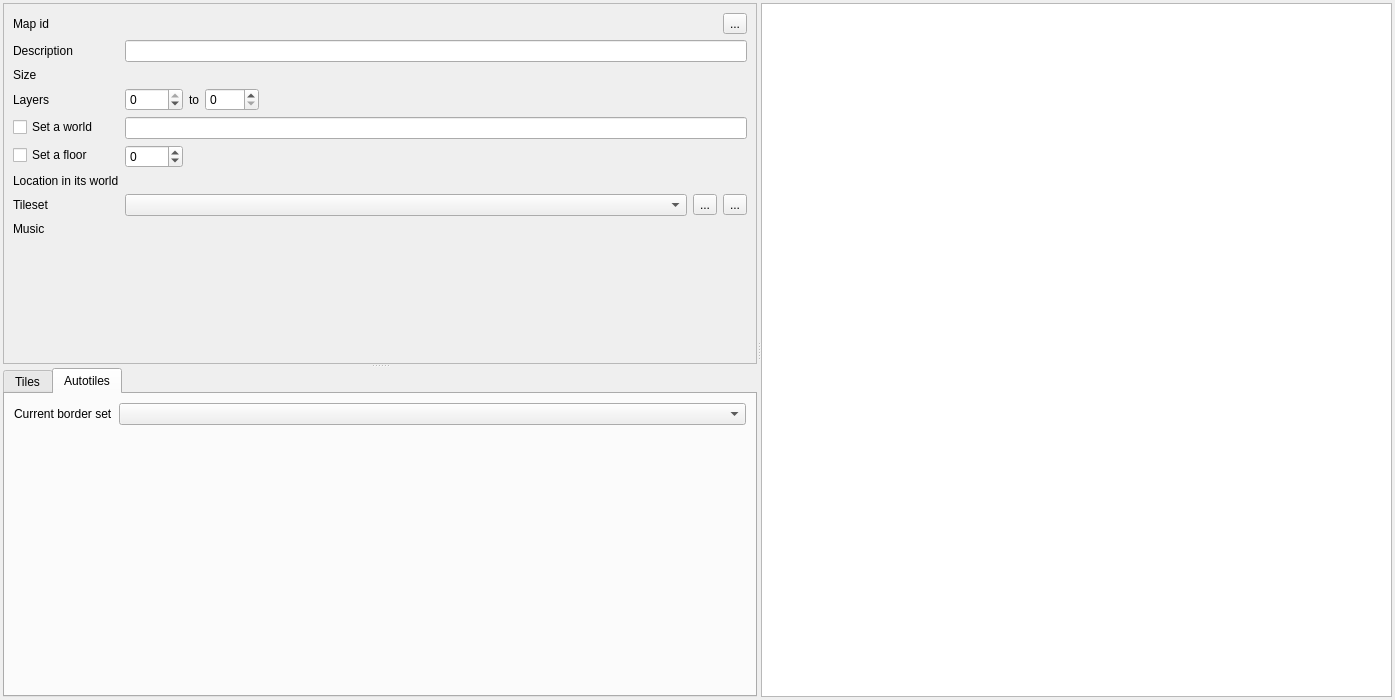
<?xml version="1.0" encoding="UTF-8"?>
<ui version="4.0">
 <class>SolarusEditor::MapEditor</class>
 <widget class="QWidget" name="SolarusEditor::MapEditor">
  <property name="geometry">
   <rect>
    <x>0</x>
    <y>0</y>
    <width>1395</width>
    <height>700</height>
   </rect>
  </property>
  <property name="windowTitle">
   <string>Map editor</string>
  </property>
  <layout class="QHBoxLayout" name="horizontalLayout">
   <property name="leftMargin">
    <number>3</number>
   </property>
   <property name="topMargin">
    <number>3</number>
   </property>
   <property name="rightMargin">
    <number>3</number>
   </property>
   <property name="bottomMargin">
    <number>3</number>
   </property>
   <item>
    <widget class="QSplitter" name="splitter">
     <property name="orientation">
      <enum>Qt::Horizontal</enum>
     </property>
     <widget class="QWidget" name="map_side_view" native="true">
      <property name="sizePolicy">
       <sizepolicy hsizetype="Ignored" vsizetype="Expanding">
        <horstretch>0</horstretch>
        <verstretch>0</verstretch>
       </sizepolicy>
      </property>
      <layout class="QVBoxLayout" name="verticalLayout_2">
       <property name="leftMargin">
        <number>0</number>
       </property>
       <property name="topMargin">
        <number>0</number>
       </property>
       <property name="rightMargin">
        <number>0</number>
       </property>
       <property name="bottomMargin">
        <number>0</number>
       </property>
       <item>
        <widget class="QSplitter" name="map_side_splitter">
         <property name="orientation">
          <enum>Qt::Vertical</enum>
         </property>
         <widget class="QScrollArea" name="map_properties_scroll_area">
          <property name="widgetResizable">
           <bool>true</bool>
          </property>
          <widget class="QWidget" name="map_properties_view">
           <property name="geometry">
            <rect>
             <x>0</x>
             <y>0</y>
             <width>817</width>
             <height>387</height>
            </rect>
           </property>
           <property name="sizePolicy">
            <sizepolicy hsizetype="Expanding" vsizetype="Expanding">
             <horstretch>0</horstretch>
             <verstretch>0</verstretch>
            </sizepolicy>
           </property>
           <layout class="QFormLayout" name="formLayout">
            <item row="0" column="0">
             <widget class="QLabel" name="map_id_label">
              <property name="toolTip">
               <string/>
              </property>
              <property name="text">
               <string>Map id</string>
              </property>
             </widget>
            </item>
            <item row="0" column="1">
             <layout class="QHBoxLayout" name="horizontalLayout_2">
              <item>
               <widget class="QLabel" name="map_id_field">
                <property name="toolTip">
                 <string>Filename of the map (without extension)</string>
                </property>
                <property name="text">
                 <string/>
                </property>
               </widget>
              </item>
              <item>
               <widget class="QToolButton" name="open_script_button">
                <property name="toolTip">
                 <string>Open map script</string>
                </property>
                <property name="text">
                 <string>...</string>
                </property>
                <property name="icon">
                 <iconset resource="../../resources/images.qrc">
                  <normaloff>:/images/icon_script.png</normaloff>:/images/icon_script.png</iconset>
                </property>
                <property name="iconSize">
                 <size>
                  <width>24</width>
                  <height>24</height>
                 </size>
                </property>
               </widget>
              </item>
             </layout>
            </item>
            <item row="1" column="0">
             <widget class="QLabel" name="description_label">
              <property name="toolTip">
               <string/>
              </property>
              <property name="text">
               <string>Description</string>
              </property>
             </widget>
            </item>
            <item row="1" column="1">
             <widget class="QLineEdit" name="description_field">
              <property name="sizePolicy">
               <sizepolicy hsizetype="Expanding" vsizetype="Fixed">
                <horstretch>0</horstretch>
                <verstretch>0</verstretch>
               </sizepolicy>
              </property>
              <property name="toolTip">
               <string>User-friendly description to show in the editor</string>
              </property>
             </widget>
            </item>
            <item row="2" column="0">
             <widget class="QLabel" name="size_label">
              <property name="text">
               <string>Size</string>
              </property>
             </widget>
            </item>
            <item row="2" column="1">
             <widget class="SolarusEditor::PairSpinBox" name="size_field" native="true"/>
            </item>
            <item row="3" column="0">
             <widget class="QLabel" name="layers_label">
              <property name="text">
               <string>Layers</string>
              </property>
             </widget>
            </item>
            <item row="3" column="1">
             <layout class="QHBoxLayout" name="horizontal_layout_6">
              <item>
               <widget class="QSpinBox" name="min_layer_field">
                <property name="maximumSize">
                 <size>
                  <width>70</width>
                  <height>16777215</height>
                 </size>
                </property>
                <property name="minimum">
                 <number>-9999</number>
                </property>
                <property name="maximum">
                 <number>0</number>
                </property>
               </widget>
              </item>
              <item>
               <widget class="QLabel" name="layer_range_label">
                <property name="text">
                 <string>to</string>
                </property>
               </widget>
              </item>
              <item>
               <widget class="QSpinBox" name="max_layer_field">
                <property name="maximumSize">
                 <size>
                  <width>70</width>
                  <height>16777215</height>
                 </size>
                </property>
                <property name="maximum">
                 <number>9999</number>
                </property>
               </widget>
              </item>
              <item>
               <spacer name="horizontal_spacer">
                <property name="orientation">
                 <enum>Qt::Horizontal</enum>
                </property>
                <property name="sizeHint" stdset="0">
                 <size>
                  <width>40</width>
                  <height>20</height>
                 </size>
                </property>
               </spacer>
              </item>
             </layout>
            </item>
            <item row="4" column="0">
             <widget class="QCheckBox" name="world_check_box">
              <property name="text">
               <string>Set a world</string>
              </property>
             </widget>
            </item>
            <item row="4" column="1">
             <widget class="QLineEdit" name="world_field">
              <property name="toolTip">
               <string>A name to group maps together</string>
              </property>
             </widget>
            </item>
            <item row="5" column="0">
             <widget class="QCheckBox" name="floor_check_box">
              <property name="text">
               <string>Set a floor</string>
              </property>
             </widget>
            </item>
            <item row="5" column="1">
             <layout class="QHBoxLayout" name="horizontal_layout_4">
              <item>
               <widget class="QSpinBox" name="floor_field">
                <property name="maximumSize">
                 <size>
                  <width>70</width>
                  <height>16777215</height>
                 </size>
                </property>
                <property name="toolTip">
                 <string>Floor number of the map</string>
                </property>
                <property name="minimum">
                 <number>-9999</number>
                </property>
                <property name="maximum">
                 <number>9999</number>
                </property>
               </widget>
              </item>
              <item>
               <spacer name="horizontal_spacer_3">
                <property name="orientation">
                 <enum>Qt::Horizontal</enum>
                </property>
                <property name="sizeHint" stdset="0">
                 <size>
                  <width>40</width>
                  <height>20</height>
                 </size>
                </property>
               </spacer>
              </item>
             </layout>
            </item>
            <item row="6" column="0">
             <widget class="QLabel" name="location_label">
              <property name="text">
               <string>Location in its world</string>
              </property>
             </widget>
            </item>
            <item row="6" column="1">
             <widget class="SolarusEditor::PairSpinBox" name="location_field" native="true"/>
            </item>
            <item row="7" column="0">
             <widget class="QLabel" name="tileset_label">
              <property name="text">
               <string>Tileset</string>
              </property>
             </widget>
            </item>
            <item row="7" column="1">
             <layout class="QHBoxLayout" name="horizontal_layout_5">
              <item>
               <widget class="SolarusEditor::ResourceSelector" name="tileset_field">
                <property name="toolTip">
                 <string>Tileset of the map</string>
                </property>
               </widget>
              </item>
              <item>
               <widget class="QToolButton" name="tileset_refresh_button">
                <property name="toolTip">
                 <string>Refresh tileset</string>
                </property>
                <property name="text">
                 <string>...</string>
                </property>
                <property name="icon">
                 <iconset resource="../../resources/images.qrc">
                  <normaloff>:/images/icon_refresh.png</normaloff>:/images/icon_refresh.png</iconset>
                </property>
                <property name="iconSize">
                 <size>
                  <width>24</width>
                  <height>24</height>
                 </size>
                </property>
               </widget>
              </item>
              <item>
               <widget class="QToolButton" name="tileset_edit_button">
                <property name="toolTip">
                 <string>Edit tileset</string>
                </property>
                <property name="text">
                 <string>...</string>
                </property>
                <property name="icon">
                 <iconset resource="../../resources/images.qrc">
                  <normaloff>:/images/icon_edit.png</normaloff>:/images/icon_edit.png</iconset>
                </property>
                <property name="iconSize">
                 <size>
                  <width>24</width>
                  <height>24</height>
                 </size>
                </property>
               </widget>
              </item>
             </layout>
            </item>
            <item row="8" column="0">
             <widget class="QLabel" name="music_label">
              <property name="text">
               <string>Music</string>
              </property>
             </widget>
            </item>
            <item row="8" column="1">
             <widget class="SolarusEditor::MusicChooser" name="music_field" native="true"/>
            </item>
           </layout>
          </widget>
         </widget>
         <widget class="QTabWidget" name="tileset_tab_widget">
          <property name="currentIndex">
           <number>1</number>
          </property>
          <widget class="QWidget" name="patterns_tab">
           <attribute name="title">
            <string>Tiles</string>
           </attribute>
           <layout class="QVBoxLayout" name="verticalLayout">
            <property name="leftMargin">
             <number>0</number>
            </property>
            <property name="topMargin">
             <number>0</number>
            </property>
            <property name="rightMargin">
             <number>0</number>
            </property>
            <property name="bottomMargin">
             <number>0</number>
            </property>
            <item>
             <widget class="SolarusEditor::TilesetView" name="tileset_view">
              <property name="sizePolicy">
               <sizepolicy hsizetype="Expanding" vsizetype="Expanding">
                <horstretch>0</horstretch>
                <verstretch>0</verstretch>
               </sizepolicy>
              </property>
             </widget>
            </item>
           </layout>
          </widget>
          <widget class="QWidget" name="border_sets_tab">
           <attribute name="title">
            <string>Autotiles</string>
           </attribute>
           <layout class="QVBoxLayout" name="verticalLayout_3">
            <item>
             <layout class="QFormLayout" name="border_sets_layout">
              <item row="0" column="0">
               <widget class="QLabel" name="current_border_set_label">
                <property name="text">
                 <string>Current border set</string>
                </property>
               </widget>
              </item>
              <item row="0" column="1">
               <widget class="SolarusEditor::BorderSetSelector" name="current_border_sets_selector"/>
              </item>
             </layout>
            </item>
           </layout>
          </widget>
         </widget>
        </widget>
       </item>
      </layout>
     </widget>
     <widget class="QWidget" name="layoutWidget">
      <layout class="QVBoxLayout" name="entity_creation_layout">
       <item>
        <widget class="SolarusEditor::MapView" name="map_view"/>
       </item>
      </layout>
     </widget>
    </widget>
   </item>
  </layout>
 </widget>
 <customwidgets>
  <customwidget>
   <class>SolarusEditor::TilesetView</class>
   <extends>QGraphicsView</extends>
   <header>widgets/tileset_view.h</header>
  </customwidget>
  <customwidget>
   <class>SolarusEditor::ResourceSelector</class>
   <extends>QComboBox</extends>
   <header>widgets/resource_selector.h</header>
  </customwidget>
  <customwidget>
   <class>SolarusEditor::PairSpinBox</class>
   <extends>QWidget</extends>
   <header>widgets/pair_spin_box.h</header>
   <container>1</container>
  </customwidget>
  <customwidget>
   <class>SolarusEditor::MapView</class>
   <extends>QGraphicsView</extends>
   <header>widgets/map_view.h</header>
  </customwidget>
  <customwidget>
   <class>SolarusEditor::MusicChooser</class>
   <extends>QWidget</extends>
   <header>widgets/music_chooser.h</header>
   <container>1</container>
  </customwidget>
  <customwidget>
   <class>SolarusEditor::BorderSetSelector</class>
   <extends>QComboBox</extends>
   <header>widgets/border_set_selector.h</header>
  </customwidget>
 </customwidgets>
 <resources>
  <include location="../../resources/images.qrc"/>
 </resources>
 <connections/>
</ui>
